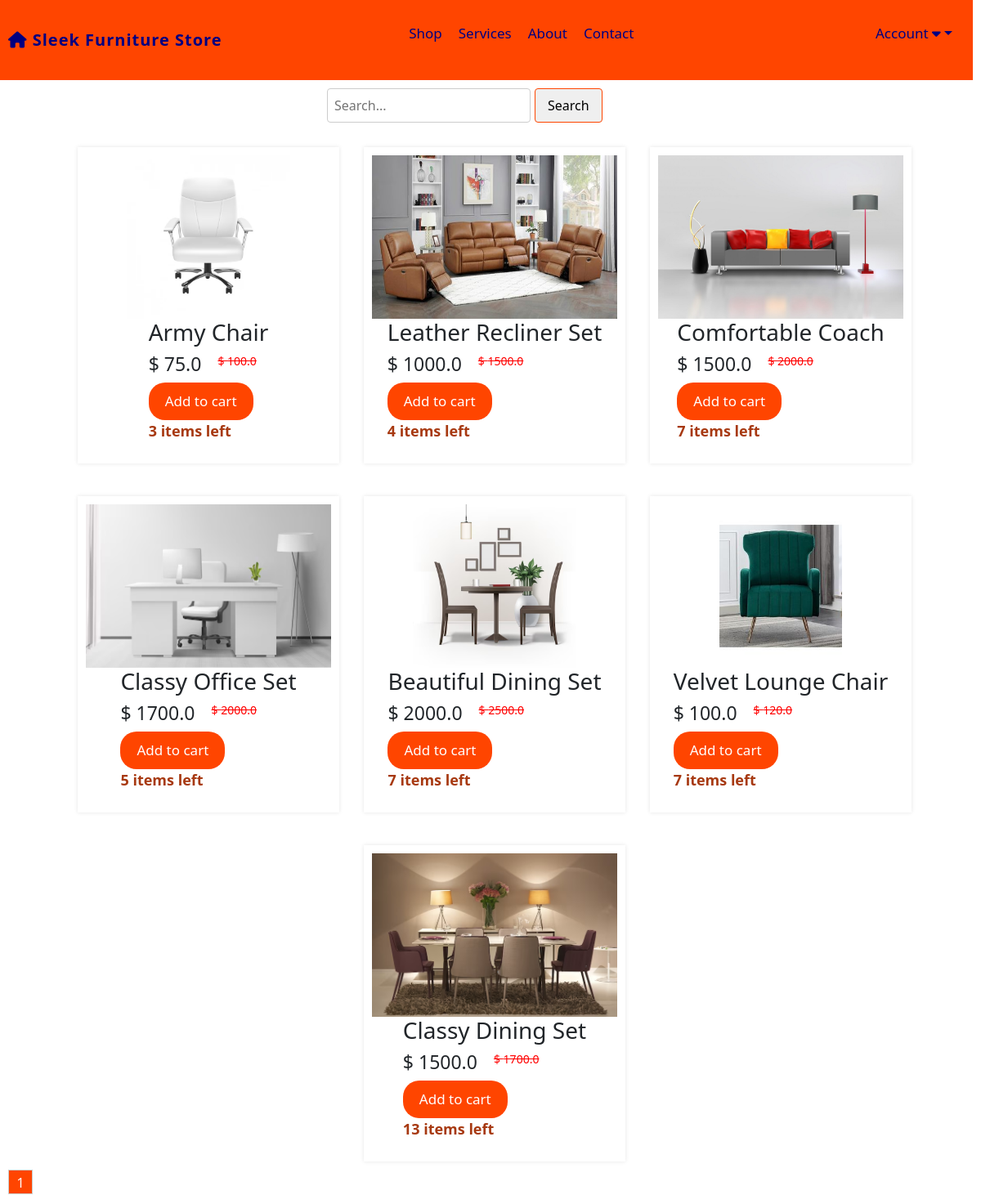
The app's page /all_products with its own data.
### website/models.py (models this page shows, shortened)
class Product(db.Model):
    id = db.Column(db.Integer, primary_key=True)
    product_name = db.Column(db.String(100), nullable=False)
    current_price = db.Column(db.Float, nullable=False)
    previous_price = db.Column(db.Float, nullable=False)
    in_stock = db.Column(db.Integer, nullable=False)
    product_picture = db.Column(db.String(1000), nullable=False)
    flash_sale = db.Column(db.Boolean, default=False)
    date_added = db.Column(db.DateTime(), default=datetime.utcnow)
    carts = db.relationship('Cart', backref='product', cascade='all, delete-orphan')
    orders = db.relationship('Order', backref='product', cascade='all, delete-orphan')

### website/views.py (the view)
@views.route('/all_products')
def products():
    page = request.args.get('page', 1, type=int)
    per_page = 8
    items = Product.query.paginate(page=page, per_page=per_page)
    cart_items = Cart.query.filter_by(customer_link=current_user.id).all() if current_user.is_authenticated else []
    return render_template('allproducts.html', items=items, cart=cart_items)

### website/templates/allproducts.html (shortened to what this page needs)
{% extends 'base.html' %}
{% block content %}
<form class="search-form" role="search" action="/search" method="POST">
    <input name="search" type="search" placeholder="Search..." aria-label="Search">
    <button type="submit">Search</button>
</form>
<div class="homediv-container">
    {% for item in items %}
    <div class="home-products">
        <div class="product">
            <a href="{{ url_for('views.product', item_id=item.id) }}"><img class="displayimg" src="{{ item.product_picture }}" alt=""></a>
            <div class="product-details">
                <h3>{{ item.product_name }}</h6>
                <div class="price">
                    <h5>$ {{ item.current_price }}</h5>
                    <strike><p>$ {{ item.previous_price }}</p></strike>
                </div>
                <div class="actions">
                    <button><a href="/add-to-cart/{{ item.id }}">Add to cart</a></button>
                    <p style="color: rgb(167, 57, 17); font-weight: 600; font-size: 18px;">{{ item.in_stock }} items left</p>
                </div>
            </div>
        </div>
    </div>
    {% endfor %}
</div>
<div class="pagination">
    {% for page_num in items.iter_pages(left_edge=1, right_edge=1, left_current=1, right_current=2) %}
        {% if page_num %}
            {% if items.page == page_num %}
                <a href="{{ url_for('views.products', page=page_num) }}" class="current-page">{{ page_num }}</a>
            {% else %}
                <a href="{{ url_for('views.products', page=page_num) }}">{{ page_num }}</a>
            {% endif %}
        {% else %}
            <span class="ellipsis">...</span>
        {% endif %}
    {% endfor %}
</div>
{% endblock %}

### website/static/css/navigation.css (style rules this page uses)
body { font-family: 'Arial', sans-serif; margin: 0; padding: 0; background: #eaeaea; }
.displayimg { height: 202px; width: 180px; max-width: 100%; }

### website/static/css/home.css (style rules this page uses)
.homediv-container { display: flex; flex-wrap: wrap; gap: 20px; justify-content: center; }
.home-products { margin-top: 20px; margin-left: 10px; padding: 10px; align-items: center; box-shadow: 0 0 5px rgba(0, 0, 0, 0.1); }
.product { display: flex; flex-direction: column; width: 300px; align-items: center; }
.product img { max-width: 100%; width: 100%; height: 200px; }
.product-details { flex: 1; }
.product-details h3 { font-size: 28px; }
.price { display: flex; align-items: center; }
.price h5 { margin-right: 20px; font-size: 23px; }
.price strike { font-size: 14px; color: red; }
.actions a { text-decoration: none; }
.actions button { color: #fff; background-color: orangered; padding: 10px 20px; font-size: 17px; border: none; border-radius: 20px; }
.actions button a { color: #fff; }
.pagination { display: flex; margin-left: 10px; margin-top: 10px; }
.pagination a { display: inline-block; width: 30px; height: 30px; text-align: center; line-height: 30px; border: 1px solid #ccc; text-decoration: none; color: #333; }
.pagination a.current-page { background-color: orangered; color: white; }
.search-form { display: flex; align-items: center; margin: 10px auto; width: 400px; }
.search-form input[type="search"] { padding: 8px; border-radius: 4px; border: 1px solid #ccc; margin-right: 5px; }
.search-form button { padding: 8px 15px; border-radius: 4px; border: 1px solid orangered; cursor: pointer; }

### records on screen
Product: product_picture (picture), product_name "Army Chair", current_price "75.0", previous_price "100.0", in_stock "3"
Product: product_picture (picture), product_name "Leather Recliner Set", current_price "1000.0", previous_price "1500.0", in_stock "4"
Product: product_picture (picture), product_name "Comfortable Coach", current_price "1500.0", previous_price "2000.0", in_stock "7"
Product: product_picture (picture), product_name "Classy Office Set", current_price "1700.0", previous_price "2000.0", in_stock "5"
Product: product_picture (picture), product_name "Beautiful Dining Set", current_price "2000.0", previous_price "2500.0", in_stock "7"
Product: product_picture (picture), product_name "Velvet Lounge Chair", current_price "100.0", previous_price "120.0", in_stock "7"
Product: product_picture (picture), product_name "Classy Dining Set", current_price "1500.0", previous_price "1700.0", in_stock "13"

### other values on screen
{{ page_num }} "1"
